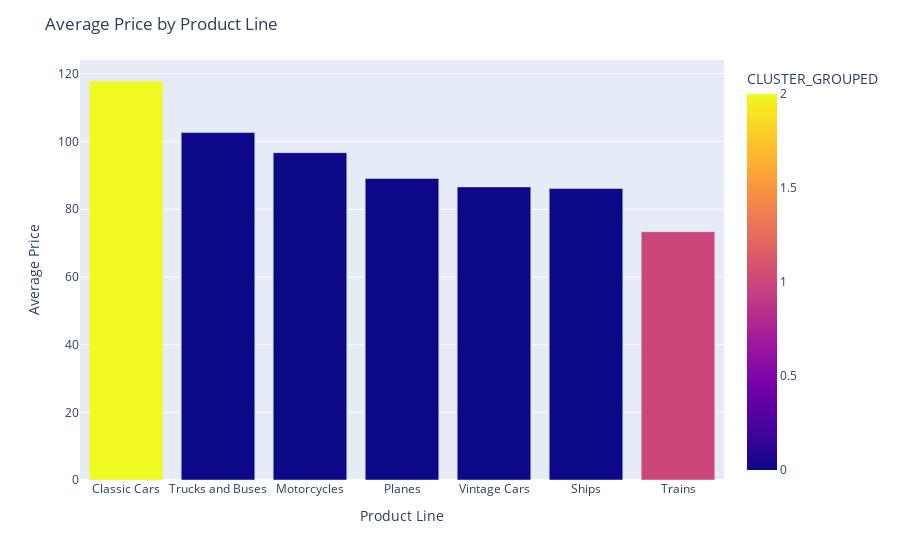

The notebook cell saved with this chart:
### Code cell
fig = px.bar(
    products.groupby('PRODUCTLINE').agg({'MSRP': 'mean', 'CLUSTER_GROUPED': 'mean'}).reset_index().sort_values('MSRP', ascending=False),
    y="MSRP",
    x="PRODUCTLINE",
    color="CLUSTER_GROUPED",
    color_discrete_sequence=px.colors.qualitative.Bold
)

fig.update_layout(
    title="Average Price by Product Line",
    xaxis_title="Product Line",
    yaxis_title="Average Price"
)

fig.show()

### Figure 1 — Plotly figure (JSON) as saved in the notebook; plotly's stock layout.template omitted (floating-point values rounded to 4 significant figures)
{"data": [{"alignmentgroup": "True", "hovertemplate": "PRODUCTLINE=%{x}<br>MSRP=%{y}<br>CLUSTER_GROUPED=%{marker.color}<extra></extra>", "legendgroup": "", "marker": {"color": [2, 0, 0, 0, 0, 0, 1], "coloraxis": "coloraxis", "pattern": {"shape": ""}}, "name": "", "offsetgroup": "", "orientation": "v", "showlegend": false, "textposition": "auto", "type": "bar", "x": ["Classic Cars", "Trucks and Buses", "Motorcycles", "Planes", "Vintage Cars", "Ships", "Trains"], "xaxis": "x", "y": [117.9, 102.6, 96.69, 89.08, 86.58, 86.11, 73.33], "yaxis": "y"}], "layout": {"barmode": "relative", "coloraxis": {"colorbar": {"title": {"text": "CLUSTER_GROUPED"}}, "colorscale": [[0, "#0d0887"], [0.1111, "#46039f"], [0.2222, "#7201a8"], [0.3333, "#9c179e"], [0.4444, "#bd3786"], [0.5556, "#d8576b"], [0.6667, "#ed7953"], [0.7778, "#fb9f3a"], [0.8889, "#fdca26"], [1, "#f0f921"]]}, "legend": {"tracegroupgap": 0}, "margin": {"t": 60}, "title": {"text": "Average Price by Product Line"}, "xaxis": {"anchor": "y", "domain": [0, 1], "title": {"text": "Product Line"}}, "yaxis": {"anchor": "x", "domain": [0, 1], "title": {"text": "Average Price"}}}}
